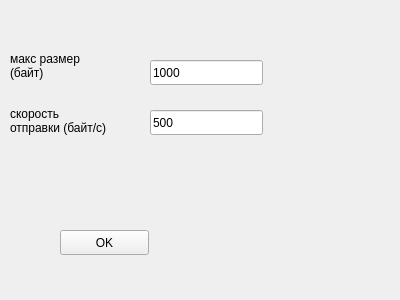
<?xml version="1.0" encoding="UTF-8"?>
<ui version="4.0">
 <class>SetWindow</class>
 <widget class="QWidget" name="SetWindow">
  <property name="geometry">
   <rect>
    <x>0</x>
    <y>0</y>
    <width>400</width>
    <height>300</height>
   </rect>
  </property>
  <property name="windowTitle">
   <string>Form</string>
  </property>
  <widget class="QLabel" name="label">
   <property name="geometry">
    <rect>
     <x>10</x>
     <y>40</y>
     <width>91</width>
     <height>51</height>
    </rect>
   </property>
   <property name="text">
    <string>макс размер
(байт)</string>
   </property>
  </widget>
  <widget class="QLabel" name="label_2">
   <property name="geometry">
    <rect>
     <x>10</x>
     <y>80</y>
     <width>131</width>
     <height>81</height>
    </rect>
   </property>
   <property name="text">
    <string>скорость
отправки (байт/с)</string>
   </property>
  </widget>
  <widget class="QLineEdit" name="sizeEdit">
   <property name="geometry">
    <rect>
     <x>150</x>
     <y>60</y>
     <width>113</width>
     <height>25</height>
    </rect>
   </property>
   <property name="text">
    <string>1000</string>
   </property>
  </widget>
  <widget class="QLineEdit" name="speedEdit">
   <property name="geometry">
    <rect>
     <x>150</x>
     <y>110</y>
     <width>113</width>
     <height>25</height>
    </rect>
   </property>
   <property name="text">
    <string>500</string>
   </property>
  </widget>
  <widget class="QPushButton" name="okButton">
   <property name="geometry">
    <rect>
     <x>60</x>
     <y>230</y>
     <width>89</width>
     <height>25</height>
    </rect>
   </property>
   <property name="text">
    <string>OK</string>
   </property>
  </widget>
 </widget>
 <resources/>
 <connections/>
</ui>
